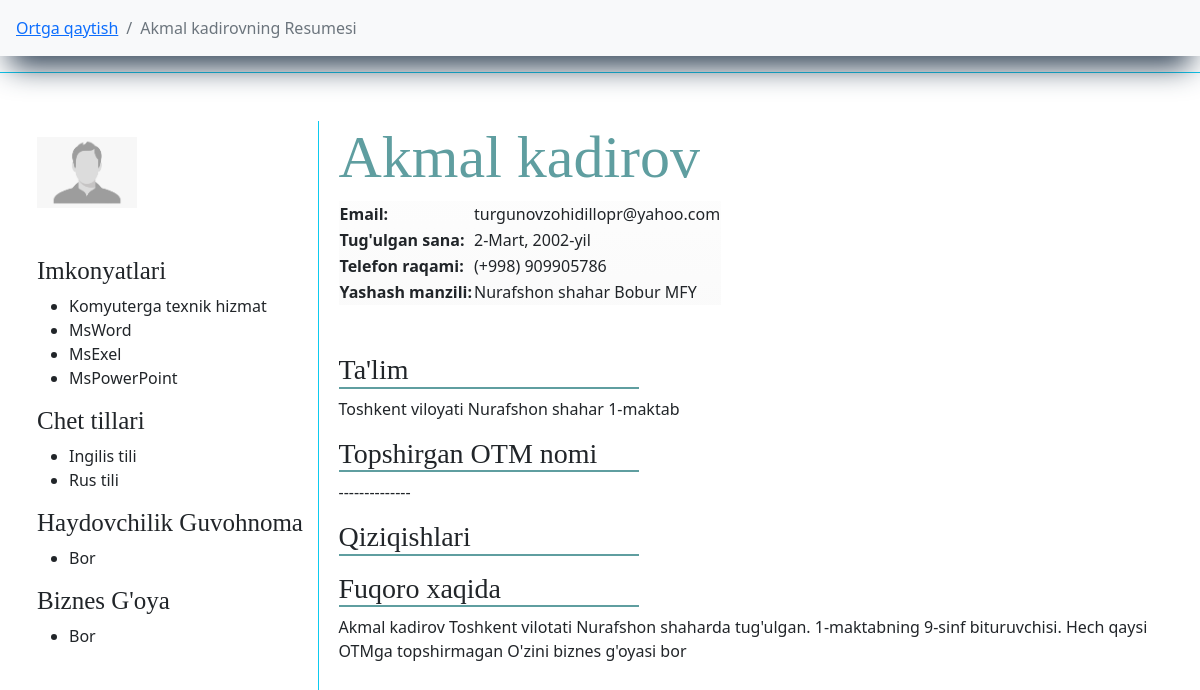
Page /bitiruvchilar/jadval/maktab/bitiruvchi/1/ (signed in) on the earlier database version.
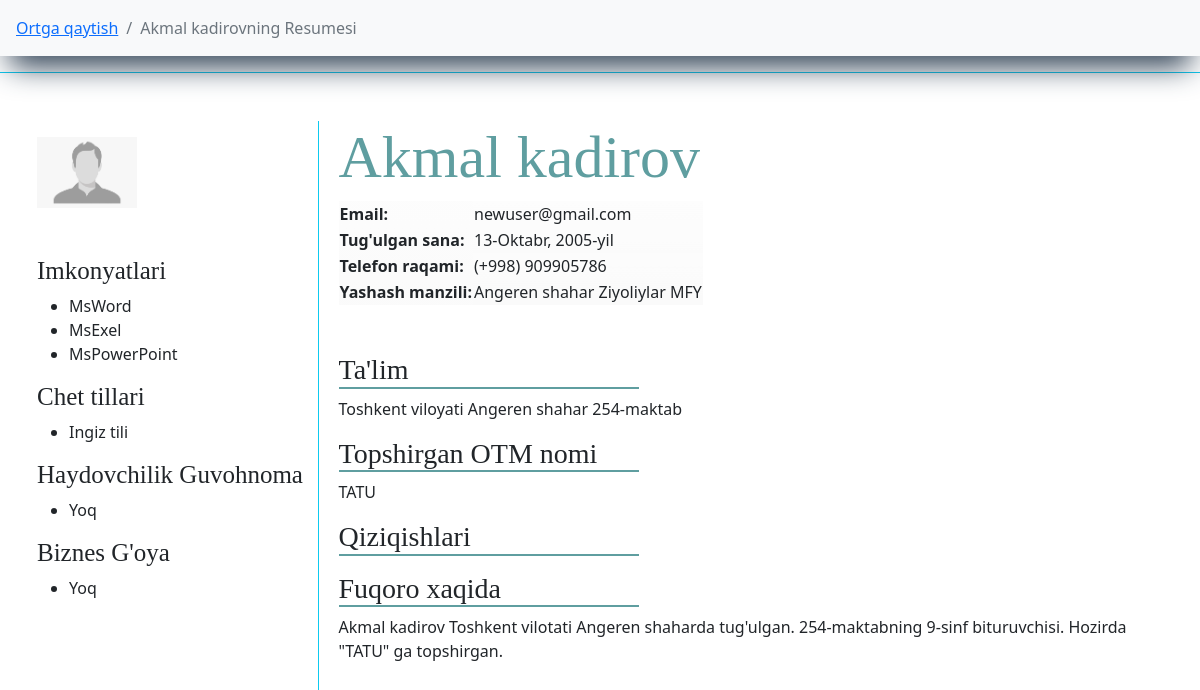
Same page on the later database version.
### main/models.py (models this page shows, shortened)
class Bitiruvchi(models.Model):
    f_name = models.CharField(max_length=l, verbose_name="F.I.Sh")
    img = models.ImageField(default='default/default.png', upload_to='bitiruvchilar-foto/')
    t_sana = models.DateField(verbose_name="Tug'ulgan sana")
    phone = models.CharField(max_length=9, verbose_name="(+998) ")
    email = models.EmailField(max_length=l, verbose_name="E-Pochta", null=True)
    tuman = models.ForeignKey(TumanVaShahar, on_delete=models.CASCADE, verbose_name="Yashaydigan tuman(shahar)")
    mahalla = models.ForeignKey(Mahalla, on_delete=models.CASCADE, verbose_name="Mahalla Nomi")
    imkonyat = models.ManyToManyField(Imkonyat, related_name="abilty", verbose_name="Qoshimcha bilimi")
    qiziqish = models.ForeignKey(Qiziqish, related_name="interest", on_delete=models.CASCADE, verbose_name="Qiziqish")
    chettili = models.ManyToManyField(ChetTili, related_name="f_lang")
    guvohnoma = models.CharField(verbose_name="Haydovchilik Guvohnomasi", max_length=l, choices=yesNo, default="Yoq")
    idea = models.CharField(verbose_name="Biznes g'oya", max_length=l, choices=yesNo, default="Yoq")
    jins = models.CharField(max_length=l, choices=jins, verbose_name="Jinsi", default="o'g'il bola")
    def __str__(self):
        return self.f_name

class AutoTime(models.Model):
    name = models.CharField(max_length=l, verbose_name="Nomi")
    add_time = models.DateTimeField(auto_now_add=True)
    def __str__(self):
        return self.name

class Imkonyat(AutoTime):
    def __str__(self):
        return super().__str__()

class AutoTime(models.Model):
    name = models.CharField(max_length=l, verbose_name="Nomi")
    add_time = models.DateTimeField(auto_now_add=True)
    def __str__(self):
        return self.name

class ChetTili(AutoTime):
    def __str__(self):
        return super().__str__()

class TumanVaShahar(AutoTime):
    status = models.CharField(max_length=l, choices=t_sh, default="shaxar")
    def __str__(self):
        return f"{super().name} {self.status}"

class MaktabBitiruvchisi(Bitiruvchi):
    maktab = models.ForeignKey(Maktab, on_delete=models.CASCADE, verbose_name="Bitirayotgan maktab")
    sinf = models.CharField(max_length=l, choices=sinf, default='9-sinf', verbose_name="Sinf")
    univer_sity = models.CharField(max_length=l, verbose_name="Topshirmoqchi bo'lgan universitet", null=True, blank=True)
    def __str__(self):
        return super().__str__()

class Maktab(AutoTime):
    tuman = models.ForeignKey(TumanVaShahar, on_delete=models.CASCADE, verbose_name="Qaysi tuman")
    status = models.CharField(max_length=l, default="maktab", null=True)
    def __str__(self):
        return f"{super().name}-{self.status}"

### main/views.py (the view)
# urls.py: path("jadval/maktab/bitiruvchi/<pk>/", ResumeMaktabTable, name="RMT"),
def ResumeMaktabTable(request, pk):
    maktab_b = MaktabBitiruvchisi.objects.get(pk=pk)
    return render(request, 'cv/resume_maktab_table.html', {
        'object': maktab_b,
    })

### main/custom_context_processor.py (called while the page is built)
def data_avalible(request):
    all_tumanlar = TumanVaShahar.objects.all().order_by('name')
    context = {
        'all_tumanlar':all_tumanlar,
    }
    return context

### main/models.py (called while the page is built)
    def __str__(self):
        return f"{super().__str__()} MFY"

### templates/cv/resume_maktab_table.html (shortened to what this page needs)
{% extends "main.html" %}
{% block content %}
<nav aria-label="breadcrumb" class="sticky-top bg-light">
    <ol class="breadcrumb p-3">
      <li class="breadcrumb-item"><a href="{% url 'M' %}">Ortga qaytish</a></li>
      <li class="breadcrumb-item active" aria-current="page">{{ object }}ning Resumesi</li>
    </ol>
</nav>
 <div class="row">
     <div class="col-xxl-5 m-auto p-5 border border-info">
         <div class="img-name">
             <div class="img border-end border-info pt-3">
                 <img src="{{ object.img.url }}" width="100" alt="">
                 <div class="imkonyat">
                        <h3>Imkonyatlari</h3>
                        <ul>
                            {% for i in object.imkonyat.all %}
                                <li>{{ i }}</li>
                            {% endfor %}
                        </ul>
                        <h3>Chet tillari</h3>
                        <ul>
                            {% for i in object.chettili.all %}
                                <li>{{ i }}</li>
                            {% endfor %}
                        </ul>
                        <h3>Haydovchilik Guvohnoma</h3>
                        <ul>
                            <li>{{ object.guvohnoma }}</li>
                        </ul>
                        <h3>Biznes G'oya</h3>
                        <ul>
                            <li>{{ object.idea }}</li>
                        </ul>
                 </div>
             </div>
             <div class="name">
                 <div class="user-name">
                     <h1 class="ism">{{ object.f_name }}</h1>
                 </div>
                 <div class="data">
                     <table>
                         <tr>
                             <th>Email: </th>
                             <td>{{ object.email }}</td>
                         </tr>
                         <tr>
                             <th>Tug'ulgan sana: </th>
                             <td>{{ object.t_sana }}</td>
                         </tr>
                         <tr>
                             <th>Telefon raqami:</th>
                             <td>(+998) {{ object.phone }}</td>
                         </tr>
                         <tr>
                             <th>Yashash manzili: </th>
                             <td>{{ object.tuman }} {{ object.mahalla }}</td>
                         </tr>
                     </table>
                     <div class="info-data">
                        <h3 class="">
                            Ta'lim
                        </h3>
                        <p>
                        Toshkent viloyati {{ object.maktab.tuman }} {{ object.maktab }}
                        </p>
                        <h3>Topshirgan OTM nomi</h3>
                        {% if object.univer_sity %}
                            <p>
                                {{object.univer_sity}}
                            </p>
                        {% else %}
                            <p>
                                --------------
                            </p>
                        {% endif %}
                         <h3>Qiziqishlari</h3>
                         <h3>Fuqoro xaqida</h3>
                         <p>
                            {{ object.f_name }} Toshkent vilotati {{ object.tuman }}da tug'ulgan.
                            {{ object.maktab }}ning {{ object.sinf }} bituruvchisi.
                            {% if object.univer_sity %}
                                Hozirda "{{ object.univer_sity }}" ga topshirgan.
                            {% else %}
                                Hech qaysi OTMga topshirmagan
                            {% endif %}
                            {% if object.idea == 'Bor' %}
                                O'zini biznes g'oyasi bor
                            {% endif %}
                         </p>
                     </div>
                 </div>
             </div>
         </div>
     </div>
 </div>
{% endblock %}

### templates/main.html (shortened to what this page needs)
<!doctype html>
{% load static %}
<html lang="en">
  <head>
    <link rel="stylesheet" href="{% static 'css/style.css' %}">
    <link href="https://cdn.jsdelivr.net/npm/bootstrap@5.2.0/dist/css/bootstrap.min.css" rel="stylesheet">
  </head>
  <body>
    {% if user.is_authenticated %}
      {% block content %}
      {% endblock %}
    {% else %}
      <a href="{% url 'users:LG' %}">Login</a>
    {% endif %}
  </body>
</html>

### static/css/style.css (style rules this page uses)
body { overflow-x: hidden; }
nav { box-shadow: rgb(38, 57, 77) 0px 20px 30px -10px; }
a { text-decoration: none; }
.img-name { width: 100%; display: inline-flex; justify-content: space-between; }
.img { width: 25%; height: 80vh; }
.name { width: 75%; padding-left: 20px; }
.ism { font-size: 60px; color: cadetblue; font-family: fantasy; }
.info-data h3 { width: 300px; font-family: serif; border-bottom: 2px solid cadetblue; }
.imkonyat h3 { font-size: 25px; font-family: serif; }

Differences in the rows shown:
removed Imkonyat: name "Komyuterga texnik hizmat"
removed ChetTili: name "Ingilis tili"
removed ChetTili: name "Rus tili"
changed Bitiruvchi "Akmal kadirov": guvohnoma "Bor" → "Yoq"; idea "Bor" → "Yoq"; email "turgunovzohidillopr@yahoo.com" → "newuser@gmail.com"; t_sana "2-Mart, 2002-yil" → "13-Oktabr, 2005-yil"; tuman "Nurafshon shahar" → "Angeren shahar"; mahalla "Bobur MFY" → "Ziyoliylar MFY"
added ChetTili: name "Ingiz tili"
changed MaktabBitiruvchisi "9-sinf": maktab.tuman "Nurafshon shahar" → "Angeren shahar"; maktab "1-maktab" → "254-maktab"; univer_sity (not shown) → "TATU"
Other differences:
text no longer shown: "-------------- Hech qaysi OTMga topshirmagan O'zini biznes g'oyasi bor"
text now shown: "Hozirda \" \" ga topshirgan."
